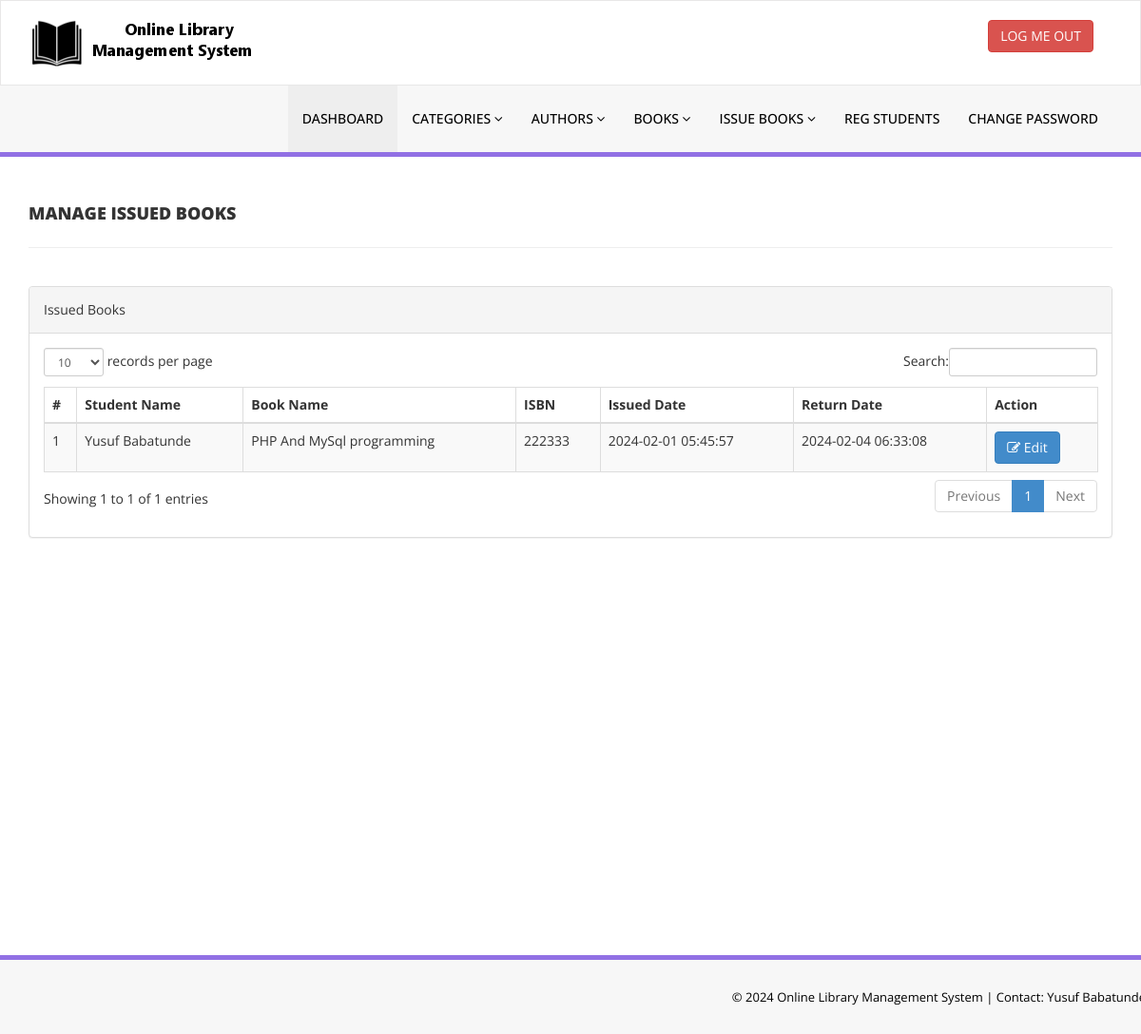
Screenshot of /admin/manage-issued-books.php (signed in) with the database file from the repository.
### tables this page shows
CREATE TABLE `tblissuedbookdetails` (
  `id` int(11) NOT NULL,
  `BookId` int(11) DEFAULT NULL,
  `StudentID` varchar(150) DEFAULT NULL,
  `IssuesDate` timestamp NULL DEFAULT current_timestamp(),
  `ReturnDate` timestamp NULL DEFAULT NULL ON UPDATE current_timestamp(),
  `RetrunStatus` int(1) DEFAULT NULL,
  `fine` int(11) DEFAULT NULL
);

CREATE TABLE `tblstudents` (
  `id` int(11) NOT NULL,
  `StudentId` varchar(100) DEFAULT NULL,
  `FullName` varchar(120) DEFAULT NULL,
  `EmailId` varchar(120) DEFAULT NULL,
  `MobileNumber` char(11) DEFAULT NULL,
  `Password` varchar(120) DEFAULT NULL,
  `Status` int(1) DEFAULT NULL,
  `RegDate` timestamp NULL DEFAULT current_timestamp(),
  `UpdationDate` timestamp NULL DEFAULT NULL ON UPDATE current_timestamp()
);

CREATE TABLE `tblbooks` (
  `id` int(11) NOT NULL,
  `BookName` varchar(255) DEFAULT NULL,
  `CatId` int(11) DEFAULT NULL,
  `AuthorId` int(11) DEFAULT NULL,
  `ISBNNumber` varchar(25) DEFAULT NULL,
  `BookPrice` decimal(10,2) DEFAULT NULL,
  `bookImage` varchar(250) NOT NULL,
  `isIssued` int(1) DEFAULT NULL,
  `RegDate` timestamp NULL DEFAULT current_timestamp(),
  `UpdationDate` timestamp NULL DEFAULT NULL ON UPDATE current_timestamp()
);

### admin/manage-issued-books.php (the view, shortened to what this page needs)
<?php
include('includes/config.php');
if(strlen($_SESSION['alogin'])==0)
    {
header('location:index.php');
}
else{
    ?>
<!DOCTYPE html>
<html xmlns="http://www.w3.org/1999/xhtml">
<head>
    <link href="assets/css/bootstrap.css" rel="stylesheet" />
    <link href="assets/css/font-awesome.css" rel="stylesheet" />
    <link href="assets/js/dataTables/dataTables.bootstrap.css" rel="stylesheet" />
    <link href="assets/css/style.css" rel="stylesheet" />
</head>
<body>
<?php include('includes/header.php');?>
    <div class="content-wrapper">
         <div class="container">
        <div class="row pad-botm">
            <div class="col-md-12">
                <h4 class="header-line">Manage Issued Books</h4>
    </div>
     <div class="row">
</div>
        </div>
            <div class="row">
                <div class="col-md-12">
                    <div class="panel panel-default">
                        <div class="panel-heading">
                          Issued Books
                        </div>
                        <div class="panel-body">
                            <div class="table-responsive">
                                <table class="table table-striped table-bordered table-hover" id="dataTables-example">
                                    <thead>
                                        <tr>
                                            <th>#</th>
                                            <th>Student Name</th>
                                            <th>Book Name</th>
                                            <th>ISBN </th>
                                            <th>Issued Date</th>
                                            <th>Return Date</th>
                                            <th>Action</th>
                                        </tr>
                                    </thead>
                                    <tbody>
<?php $sql = "SELECT tblstudents.FullName,tblbooks.BookName,tblbooks.ISBNNumber,tblissuedbookdetails.IssuesDate,tblissuedbookdetails.ReturnDate,tblissuedbookdetails.id as rid from  tblissuedbookdetails join tblstudents on tblstudents.StudentId=tblissuedbookdetails.StudentId join tblbooks on tblbooks.id=tblissuedbookdetails.BookId order by tblissuedbookdetails.id desc";
$query = $dbh -> prepare($sql);
$query->execute();
$results=$query->fetchAll(PDO::FETCH_OBJ);
$cnt=1;
if($query->rowCount() > 0)
{
foreach($results as $result)
{               ?>
                                        <tr class="odd gradeX">
                                            <td class="center"><?php echo htmlentities($cnt);?></td>
                                            <td class="center"><?php echo htmlentities($result->FullName);?></td>
                                            <td class="center"><?php echo htmlentities($result->BookName);?></td>
                                            <td class="center"><?php echo htmlentities($result->ISBNNumber);?></td>
                                            <td class="center"><?php echo htmlentities($result->IssuesDate);?></td>
                                            <td class="center"><?php if($result->ReturnDate=="")
                                            {
                                                echo htmlentities("Not Return Yet");
                                            } else {
                                            echo htmlentities($result->ReturnDate);
}
                                            ?></td>
                                            <td class="center">
                                            <a href="update-issue-bookdeails.php?rid=<?php echo htmlentities($result->rid);?>"><button class="btn btn-primary"><i class="fa fa-edit "></i> Edit</button>
                                            </td>
                                        </tr>
 <?php $cnt=$cnt+1;}} ?>
                                    </tbody>
                                </table>
                            </div>
                        </div>
                    </div>
                </div>
            </div>
    </div>
    </div>
  <?php include('includes/footer.php');?>
</body>
</html>
<?php } ?>

### admin/assets/css/style.css (style rules this page uses)
.content-wrapper { margin-top: 40px; min-height:800px; padding-bottom:90px; }
.header-line { font-weight:900; padding-bottom:25px; border-bottom:1px solid #eeeeee; text-transform:uppercase; }
.pad-botm { padding-bottom:30px; }

### rows the page displays
tblissuedbookdetails: tblstudents.FullName "Yusuf Babatunde", BookId.BookName "PHP And MySql programming", BookId.ISBNNumber "222333", IssuesDate "2024-02-01 05:45:57", ReturnDate "2024-02-04 06:33:08"
